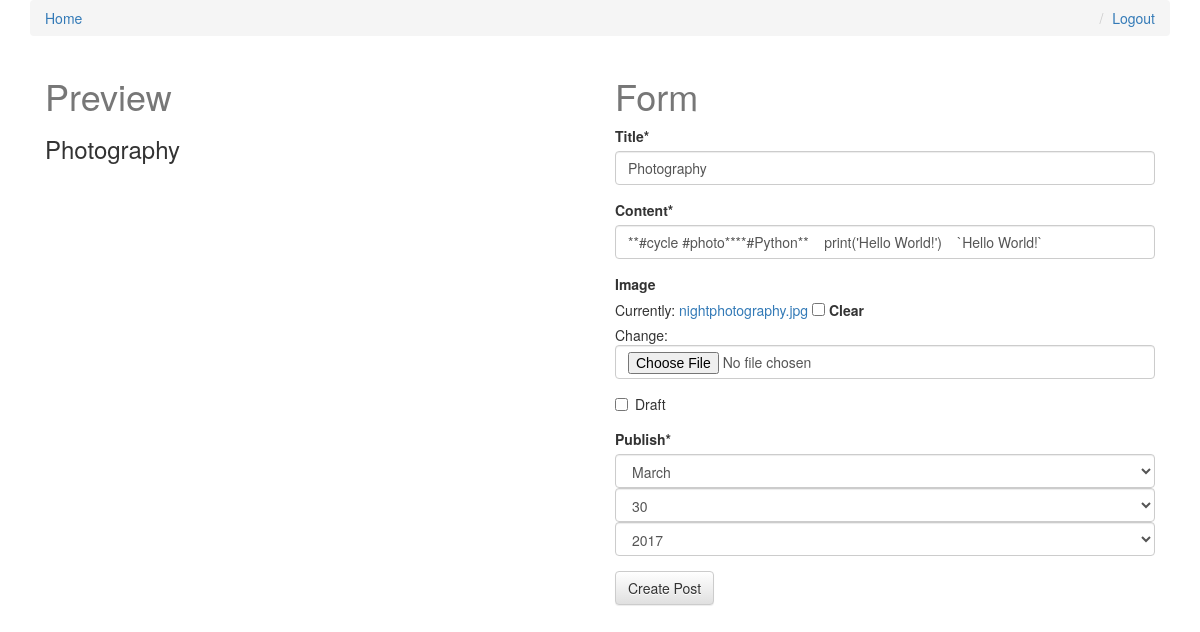
Page /17/edit/ (signed in) on the committed database.
### posts/models.py (models this page shows, shortened)
class Post(models.Model):
    user = models.ForeignKey(settings.AUTH_USER_MODEL, default=1)
    title = models.CharField(max_length=120)
    image = models.ImageField(null=True,
                              blank=True,)
    content = models.TextField()
    draft = models.BooleanField(default=False)
    publish = models.DateField(auto_now=False, auto_now_add=False)
    updated = models.DateTimeField(auto_now=True, auto_now_add=False)
    timestamp = models.DateTimeField(auto_now=False, auto_now_add=True)
    objects = PostManager()
    class Meta:
        ordering = ['-timestamp', 'updated']

### posts/views.py (the view)
# urls.py: url(r'^(?P<pk>\d+)/edit/$', post_update, name='update'),
def post_update(request, pk=None):
    if not request.user.is_staff or not request.user.is_superuser:
        raise Http404
    instance = get_object_or_404(Post, pk=pk)
    form = PostForm(request.POST or None, request.FILES or None, instance=instance)
    if form.is_valid():
        instance = form.save(commit=False)
        instance.save()
        messages.success(request, "Successfully Updated")
        return HttpResponseRedirect(instance.get_absolute_url())
    context = {
        'title': instance.title,
        'instance': instance,
        'form': form,
    }
    return render(request, 'posts_form.html', context)

### posts/forms.py
class PostForm(forms.ModelForm):
    content = forms.CharField(widget=PagedownWidget(show_preview=False))
    publish = forms.DateField(widget=forms.SelectDateWidget)
    class Meta:
        model = Post
        fields = [
            'title',
            'content',
            'image',
            'draft',
            'publish',
        ]

### templates/posts_form.html (shortened to what this page needs)
{% extends 'base.html' %}
{% load crispy_forms_tags %}
{% block content %}
    <div class="col-sm-6">
        <h1>Preview</h1>
    <div class="content-preview">
        <h3 id="preview-title"></h3>
    </div>
    </div>
    <div class="col-sm-6 ">
        <h1>Form</h1>
        <form method="post" action="" enctype="multipart/form-data">
            {{ form|crispy }}
            <input type="submit" class="btn btn-default" value="Create Post">
        </form>
    </div>
{% endblock content %}

### static/css/base.css (style rules this page uses)
h1 { color: #777777; }

### rows in the picture
Post: title "Photography", content "**#cycle #photo****#Python** print('Hello World!') `Hello World!`"
